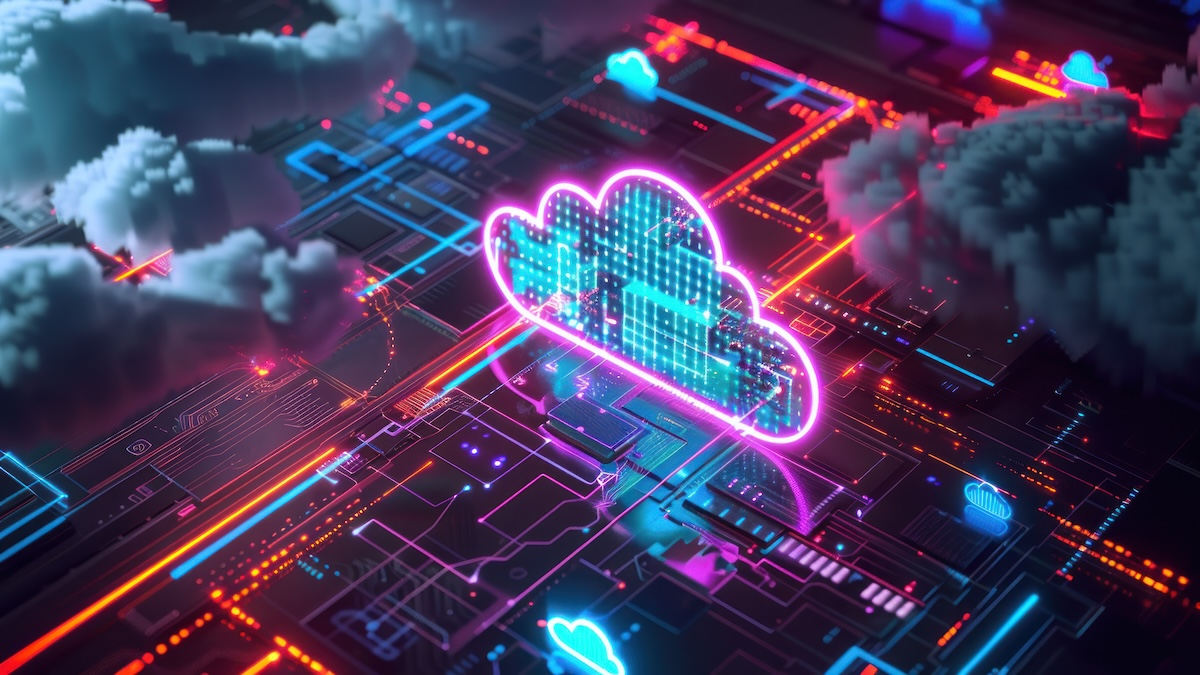
#> input picture Resources/news_i1.jpeg, 1200 x 675 px
$ python chapter2.py
#> lines starting #> are read from the running program, lines starting #| are printed output that depends on the picture
import cv2
import numpy as np
# import matplotlib.pyplot as plt


img = cv2.imread("Resources/news_i1.jpeg")
#> img is the input picture: shape (675, 1200, 3); mean B, G, R 93.6, 59.6, 69.6
kernel = np.ones((5,5), np.uint8)
print(kernel)

imgGray = cv2.cvtColor(img, cv2.COLOR_BGR2GRAY)
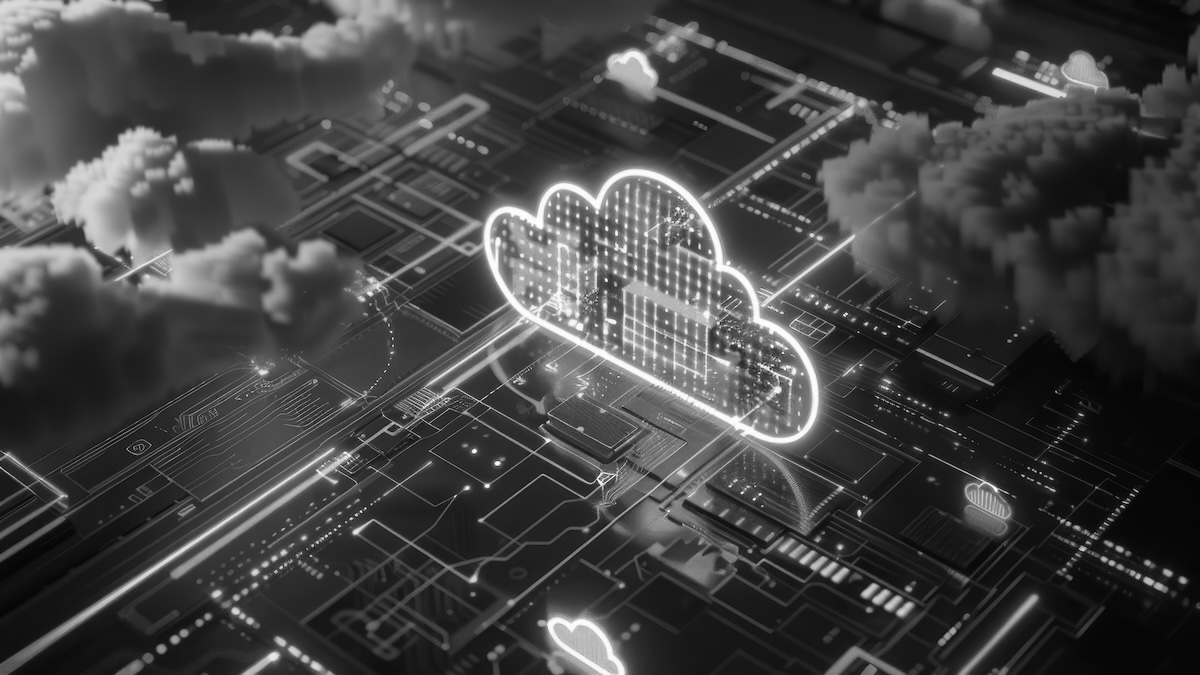
#> imgGray: shape (675, 1200); min 2, max 255, mean 66.5
imgBlur = cv2.GaussianBlur(imgGray, (7,7),0)
imgCanny = cv2.Canny(img, 150, 200)
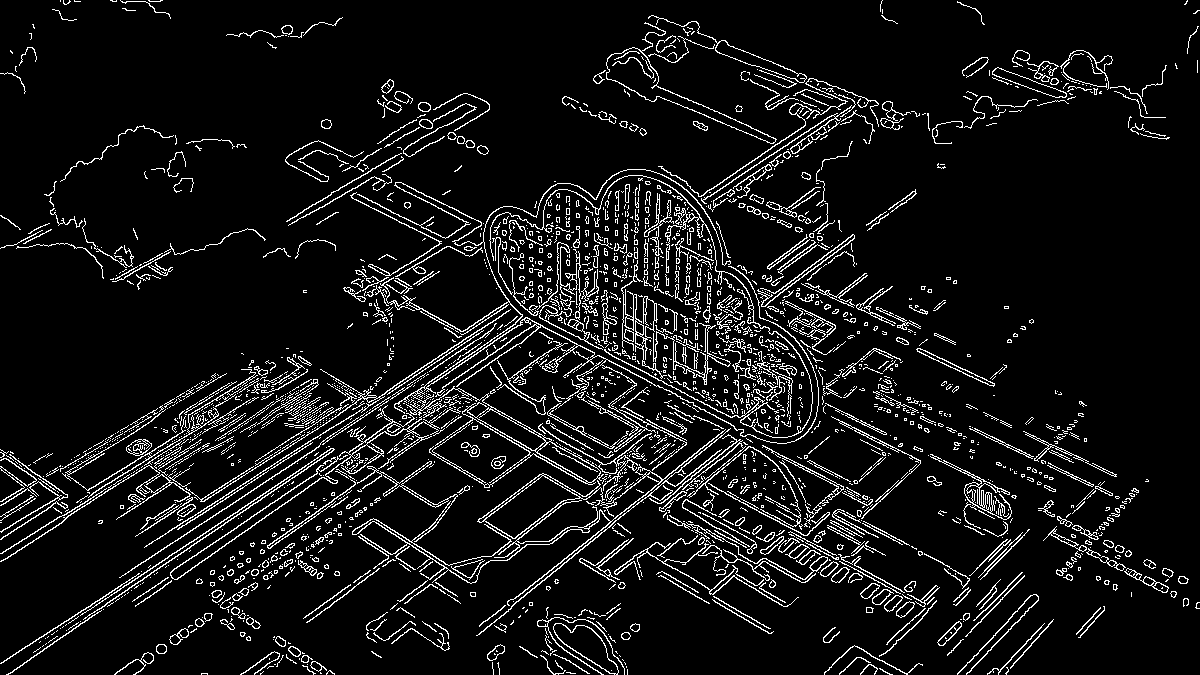
#> imgCanny: shape (675, 1200); 8% white in thin lines or dots

cv2. imshow("Gray Image", imgGray)
cv2. imshow("Blur Image", imgBlur)
cv2. imshow("Canny Image", imgCanny)
cv2. waitKey(0)
